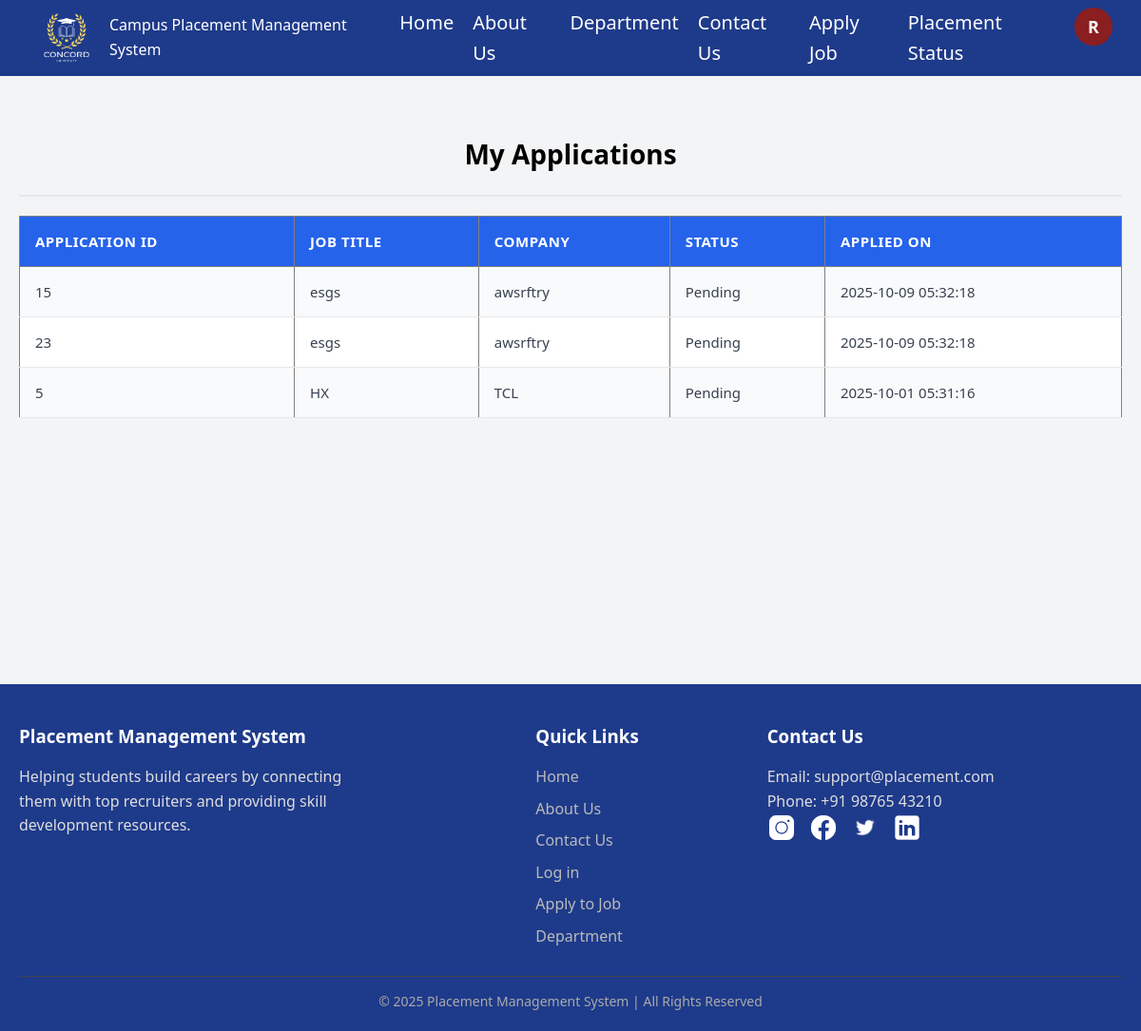
Screenshot of /placement_status.php (signed in) with the database file from the repository.
### tables this page shows
CREATE TABLE `applications` (
  `id` int(11) NOT NULL,
  `student_id` int(11) NOT NULL,
  `job_title` varchar(255) NOT NULL,
  `company_name` varchar(255) NOT NULL,
  `status` varchar(50) DEFAULT 'Pending',
  `applied_at` timestamp NOT NULL DEFAULT current_timestamp(),
  `resume` varchar(1000) DEFAULT NULL
);

### placement_status.php (the view, shortened to what this page needs)
<?php
require_once __DIR__ . '/dp.php';
$student_id = $_SESSION['student_id'];
$sql = "SELECT id, job_title, company_name, status, applied_at
        FROM applications
        WHERE student_id = ?
        ORDER BY applied_at DESC";
$stmt = $conn->prepare($sql);
$stmt->bind_param("i", $student_id);
$stmt->execute();
$result = $stmt->get_result();
?>
<!DOCTYPE html>
<html lang="en">
<head>
  <link rel="stylesheet" href="style.css">
</head>
<body>
<?php include 'header.php'; ?>
<main class="status-page">
  <h2>My Applications</h2>
  <table border="1" cellpadding="10" cellspacing="0">
    <tr>
      <th>Application ID</th>
      <th>Job Title</th>
      <th>Company</th>
      <th>Status</th>
      <th>Applied On</th>
    </tr>
    <?php if ($result->num_rows > 0): ?>
        <?php while ($row = $result->fetch_assoc()): ?>
            <tr>
              <td><?php echo $row['id']; ?></td>
              <td><?php echo $row['job_title']; ?></td>
              <td><?php echo $row['company_name']; ?></td>
              <td><?php echo $row['status']; ?></td>
              <td><?php echo $row['applied_at']; ?></td>
            </tr>
        <?php endwhile; ?>
    <?php else: ?>
        <tr>
          <td colspan="5">No applications found.</td>
        </tr>
    <?php endif; ?>
  </table>
</main>
<?php include 'footer.php'; ?>
</body>
</html>

### style.css (style rules this page uses)
body { font-family: Arial, sans-serif; background-color: #f4f6fa; color: #111; line-height: 1.6; }
* { margin: 0; padding: 0; box-sizing: border-box; }
.status-page { padding: 40px 20px; background: #F3F4F6; min-height: 80vh; }
body { font-family: 'Segoe UI', sans-serif; margin: 0; padding: 0; background: #f8fafc; color: #333; }
body { font-family: 'Segoe UI', sans-serif; margin: 0; padding: 0; color: #333; background: #f8fafc; }
body { font-family: 'Segoe UI', Tahoma, Geneva, Verdana, sans-serif; margin: 0; padding: 0; background: #f8fafc; color: #333; }
h2 { text-align: center; padding: 20px; font-size: 28px; font-weight: 600; color: #000000; border-bottom: 2px solid #e5e7eb; margin-bottom: 20px; }
table { width: 100%; border-collapse: collapse; background: #ffffff; }
th, td { padding: 14px 16px; text-align: left; font-size: 15px; }
th { background: #2563eb; color: #fff; font-weight: 600; text-transform: uppercase; letter-spacing: 0.5px; }
td { border-bottom: 1px solid #e5e7eb; color: #374151; }
tr:nth-child(even) td { background: #f9fafb; }
body { font-family: 'Segoe UI', Tahoma, Geneva, Verdana, sans-serif; margin: 0; padding: 0; background-color: #f4f7fc; color: #333; }

### rows the page displays
applications: id "15", job_title "esgs", company_name "awsrftry", status "Pending", applied_at "2025-10-09 05:32:18"
applications: id "23", job_title "esgs", company_name "awsrftry", status "Pending", applied_at "2025-10-09 05:32:18"
applications: id "5", job_title "HX", company_name "TCL", status "Pending", applied_at "2025-10-01 05:31:16"

### other values shown
$firstLetter "R"
